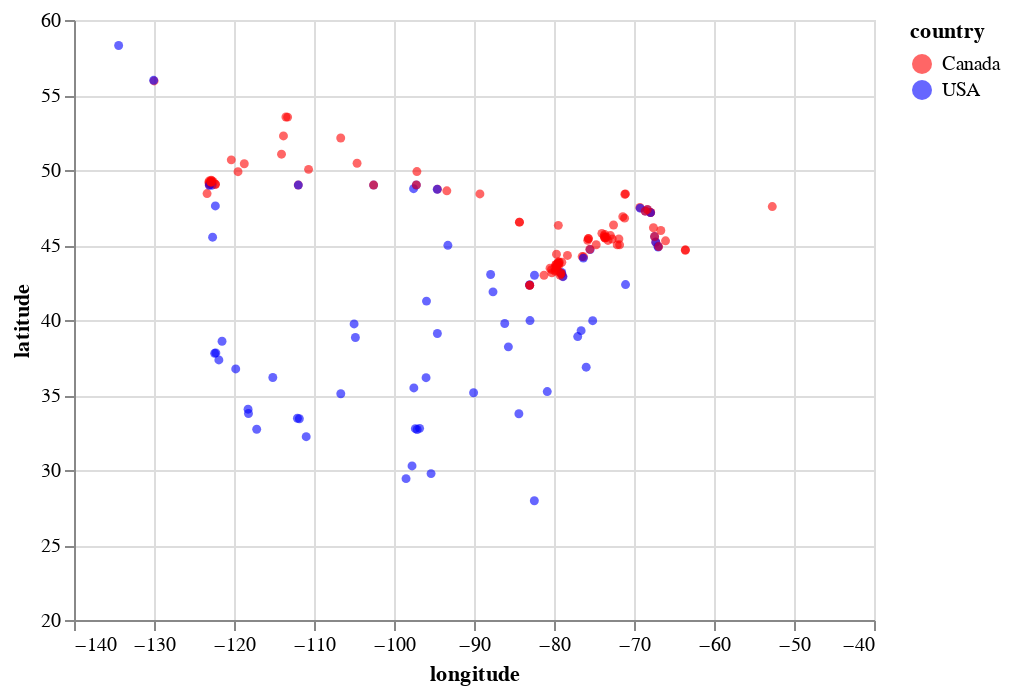

Source (notebook cell):
### Markdown cell above
And here is our 2-dimensional space with the observations as points.

### Code cell
cities_viz

### Figure 1 — Vega-Lite specification as saved in the notebook (floating-point values rounded to 4 significant figures; data arrays with more than 128 entries replaced by an {"elided": "..."} marker saying what was removed)
{"config": {"view": {"continuousWidth": 400, "continuousHeight": 300}}, "data": {"name": "data-2c4b8116a5ba02671a69ae33b802cc1c"}, "mark": {"type": "circle", "opacity": 0.6, "size": 20}, "encoding": {"color": {"type": "nominal", "field": "country", "scale": {"domain": ["Canada", "USA"], "range": ["red", "blue"]}}, "x": {"type": "quantitative", "field": "longitude", "scale": {"domain": [-140, -40]}}, "y": {"type": "quantitative", "field": "latitude", "scale": {"domain": [20, 60]}}}, "$schema": "https://vega.github.io/schema/vega-lite/v4.8.1.json", "datasets": {"data-2c4b8116a5ba02671a69ae33b802cc1c": {"elided": "167 records"}}}
